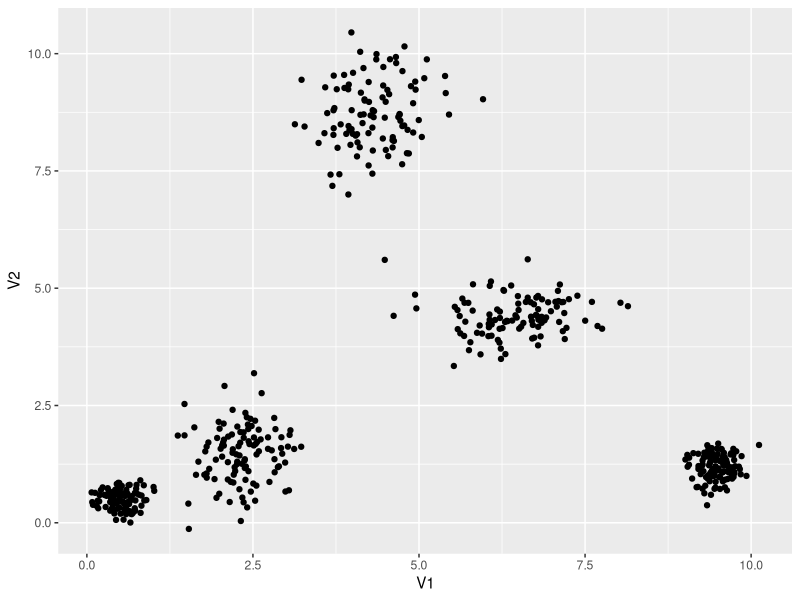
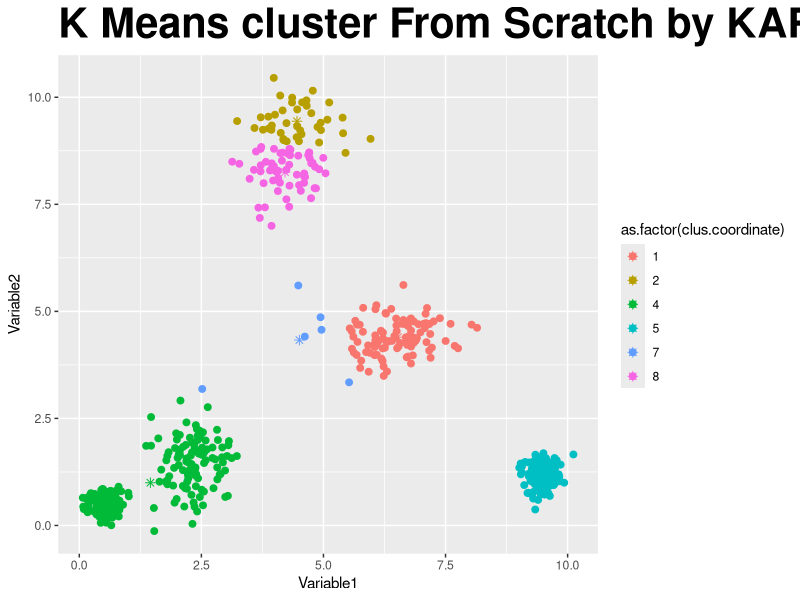
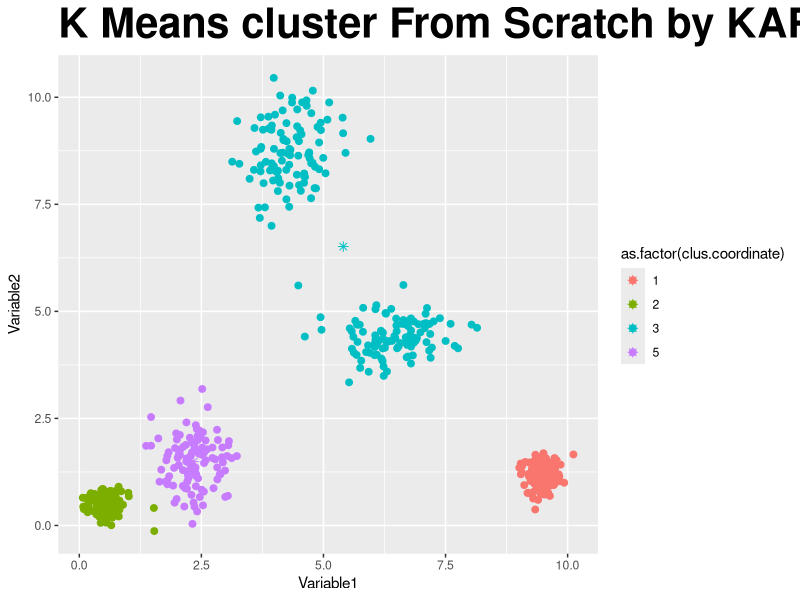
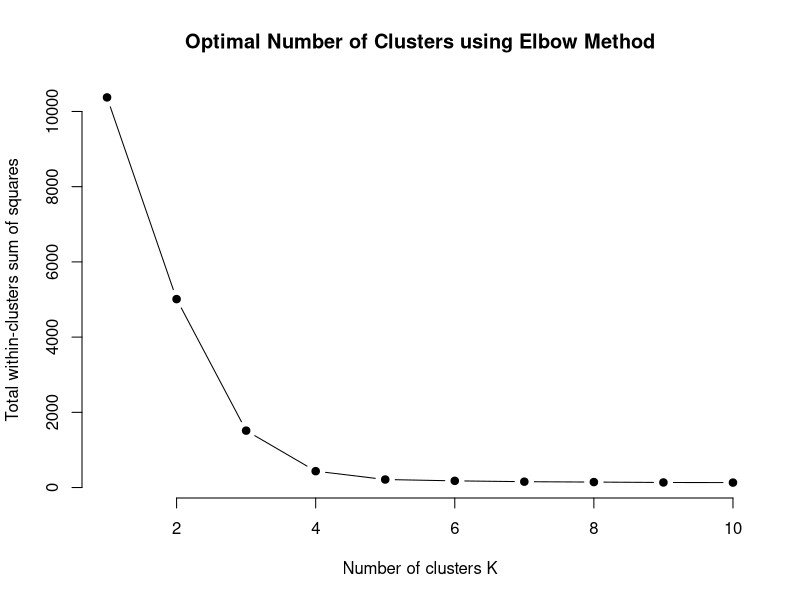

These figures' R source, in order:
# K- Means Clustering
# written by KARIMA TAJIN
# Date 2/4/2019

# Write R code from scratch for a K-Means Clustering algorithm
# using Euclidean distances.
# display the plot to visualize where is the elbow point

# K-Means Clustering algorithm steps:
#1. Create random cluster 
#2. Assign each observation to their closest centroid based on the Euclidean distance. 
#3. For each of the K clusters update the cluster centroid by calculating the new mean values.
#4. Repeat until the dataset cluster assignments don't change.



# elbow method steps:
#1. Compute clustering algorithm for different values of k.
#2. for each k, calculate the total within-cluster sum of square(wss)
#3. Plot the curve of wss according to the number of clusters k.
#4. the location of a bend(knee) in the plot is considered as an indicator of the appropriate number of clusters.


# set the working directory:
setwd("/Users/karimaidrissi/Desktop/DSSA 5201 ML")

# import the necessary libraries:
library(tidyverse)
### Importing the data ###
# import the data where there's no header:
Tajin1 <- read.csv("KMeansData_Group1.csv", header = FALSE)
#summary of the data:
summary(Tajin1)
# dimension of the data where there'r 533 rows and 2 columns:
dim(Tajin1)
# header of the data, there'r two variable V1 and V2 
head(Tajin1)

# plotting the relationship between the v1 and v2 in Tajin1 dataset by using ggplot library:
ggplot(data = Tajin1, mapping = aes(x = V1, y= V2)) + geom_point()

### K-MEANS function###      
# k-means function is used to find groups which have not been explicitly labeled in the dataset. 
kmeanstajin <- function(V1,V2,ncluster) {
##1.Create random cluster 
  # start with random cluster x and y centers where there's the number of clusters,
  # the minimum and the maximum value of two vectors V1 and V2.
  xcenter <- runif(n=ncluster, min=min(V1), max=max(V1))
  ycenter <- runif(n=ncluster, min=min(V2), max=max(V2))
  
  # Create a data points and cluster assignment in "Tajin1"
  # cluster coordinates in "clus.coordinate"
  Tajin1 <- data.frame( V1, V2, clus.coordinate =1)
  clus.coordinate <- data.frame(name= 1:ncluster, xcenter = xcenter, ycenter=ycenter)
  
  finish <- FALSE 

  while(finish == FALSE) {
##2.Assign each observation to their closest centroid based on the Euclidean distance. 
    # assign cluster with minimum distance to each data point
    for(i in 1:length(V1)) {
      dist <- sqrt((V1[i]-clus.coordinate$xcenter)^2 + (V2[i]-clus.coordinate$ycenter)^2)
      Tajin1$clus.coordinate[i] <- which.min(dist)
    }
  xcen_old <- clus.coordinate$xcenter
  ycen_old <- clus.coordinate$ycenter
##3.For each of the K clusters update the cluster centroid by calculating the new mean values.
  # calculate new cluster centers
  for(i in 1:ncluster) {
    clus.coordinate[i,2] <- mean(subset(Tajin1$V1, Tajin1$clus.coordinate == i))
    clus.coordinate[i,3] <- mean(subset(Tajin1$V2, Tajin1$clus.coordinate == i))
  } #end for cluster 
##4. Repeat until the dataset cluster assignments don't change.
  if(identical(xcen_old, clus.coordinate$xcenter) & identical(ycen_old, clus.coordinate$ycenter)) 
    finish <- TRUE # stop loop if there's no change in cluster coordinates
  } # end while condition
Tajin1
} # closes kmeans() from scratch 

#  run k-means function with 8 clusters
cluster <- kmeanstajin(Tajin1$V1, Tajin1$V2,8)
cluster
# aggregate the 4 coordinate cluster at the center.
cluster.centers <- aggregate(.~clus.coordinate, cluster,mean)
cluster.centers
# plot K means cluster with 4 clusters
ggplot(cluster, aes(V1, V2, color = as.factor(clus.coordinate))) + 
  geom_point(size=2) + 
  geom_point(data=cluster.centers, aes(V1, V2, col=as.factor(clus.coordinate)), pch=8, size=2) + 
  ggtitle(  "K Means cluster From Scratch by KARIMA TAJIN") + xlab("Variable1") + ylab("Variable2") +
  theme(plot.title = element_text(size = 30, face = "bold"))


# trying another cluster value that is equal to 5
cluster <- kmeanstajin(Tajin1$V1, Tajin1$V2,5)
cluster
cluster.centers <- aggregate(.~clus.coordinate, cluster, mean)
ggplot(cluster, aes(V1, V2, color = as.factor(clus.coordinate))) + 
  geom_point(size=2) + 
  geom_point(data=cluster.centers, aes(V1, V2, col=as.factor(clus.coordinate)), pch=8, size=2) +
  ggtitle(  "K Means cluster From Scratch by KARIMA TAJIN") + xlab("Variable1") + ylab("Variable2") +
  theme(plot.title = element_text(size = 30, face = "bold")) 
# as we can see, after several runs 4 might be the optimal cluster but we will check that with elbow method.

### ELBOW GRAPH ###

# the elbow method is one of the most popular methods used to determine the optimal value of k
# set the seed equal to 123 for reproducible results
set.seed(123)
# function to compute total within-cluster sum of square 
wss <- function(k) {
  kmeans(Tajin1, k, nstart = 10 )$tot.withinss
}
#1. Compute clustering algorithm for different values of k.
# Compute and plot wss for k = 1 to k = 10
k.values <- 1:10
#2. for each k, calculate the total within-cluster sum of square(wss)
# extract wss for 2-10 clusters
wss_values <- map_dbl(k.values, wss)
#3. Plot the curve of wss according to the number of clusters k.
plot(k.values, wss_values,
     type="b", pch = 19, frame = FALSE, 
     xlab="Number of clusters K",
     ylab="Total within-clusters sum of squares",
     main="Optimal Number of Clusters using Elbow Method")

#4. the location of a bend(knee) in the plot is considered as an indicator of the appropriate number of clusters.
# after creating the Elbow method, the graph suggest that 4 is the optimal number of cluster.
# as it appears to be the bend in the knee(or elbow)
# I think the Elbow Method is more accurate than KMeanstajin code that was created from scratch.



       
       